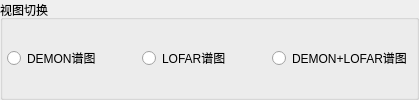
      <widget class="QGroupBox" name="groupBox">
       <property name="title">
        <string>视图切换</string>
       </property>
       <layout class="QHBoxLayout" name="horizontalLayout">
        <property name="spacing">
         <number>1</number>
        </property>
        <property name="leftMargin">
         <number>4</number>
        </property>
        <property name="topMargin">
         <number>4</number>
        </property>
        <property name="rightMargin">
         <number>4</number>
        </property>
        <property name="bottomMargin">
         <number>4</number>
        </property>
        <item>
         <widget class="QRadioButton" name="radioButton">
          <property name="text">
           <string>DEMON谱图</string>
          </property>
         </widget>
        </item>
        <item>
         <spacer name="horizontalSpacer_4">
          <property name="orientation">
           <enum>Qt::Horizontal</enum>
          </property>
          <property name="sizeHint" stdset="0">
           <size>
            <width>40</width>
            <height>20</height>
           </size>
          </property>
         </spacer>
        </item>
        <item>
         <widget class="QRadioButton" name="radioButton_2">
          <property name="text">
           <string>LOFAR谱图</string>
          </property>
         </widget>
        </item>
        <item>
         <spacer name="horizontalSpacer_5">
          <property name="orientation">
           <enum>Qt::Horizontal</enum>
          </property>
          <property name="sizeHint" stdset="0">
           <size>
            <width>40</width>
            <height>20</height>
           </size>
          </property>
         </spacer>
        </item>
        <item>
         <widget class="QRadioButton" name="radioButton_3">
          <property name="text">
           <string>DEMON+LOFAR谱图</string>
          </property>
         </widget>
        </item>
       </layout>
      </widget>
